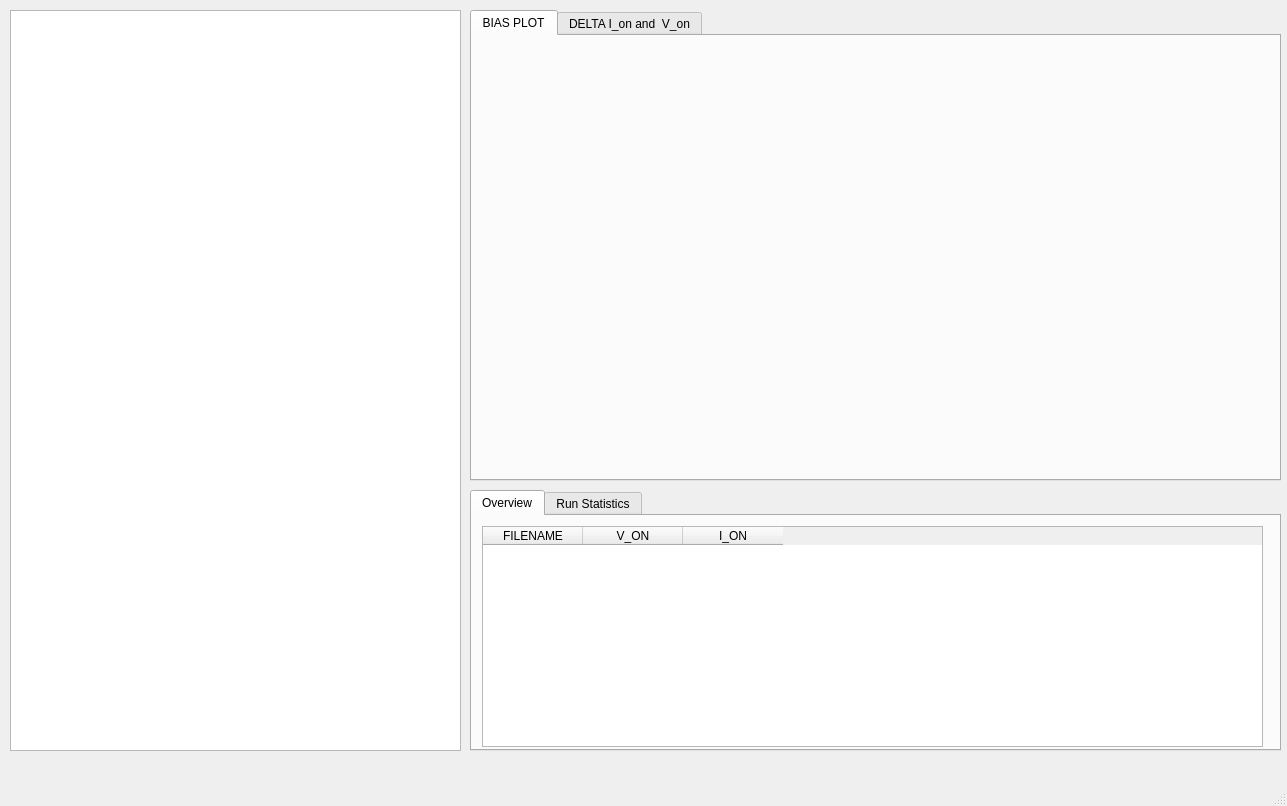
<?xml version="1.0" encoding="UTF-8"?>
<ui version="4.0">
 <class>MainWindow</class>
 <widget class="QMainWindow" name="MainWindow">
  <property name="geometry">
   <rect>
    <x>0</x>
    <y>0</y>
    <width>1287</width>
    <height>806</height>
   </rect>
  </property>
  <property name="windowTitle">
   <string>Bias Analyse</string>
  </property>
  <widget class="QWidget" name="centralwidget">
   <widget class="QTreeView" name="treeView">
    <property name="geometry">
     <rect>
      <x>10</x>
      <y>10</y>
      <width>451</width>
      <height>741</height>
     </rect>
    </property>
   </widget>
   <widget class="QTabWidget" name="tabWidget">
    <property name="geometry">
     <rect>
      <x>470</x>
      <y>490</y>
      <width>811</width>
      <height>261</height>
     </rect>
    </property>
    <property name="currentIndex">
     <number>0</number>
    </property>
    <widget class="QWidget" name="overviewTab">
     <attribute name="title">
      <string>Overview</string>
     </attribute>
     <widget class="QTableWidget" name="statTable">
      <property name="geometry">
       <rect>
        <x>10</x>
        <y>10</y>
        <width>781</width>
        <height>221</height>
       </rect>
      </property>
      <column>
       <property name="text">
        <string>FILENAME</string>
       </property>
      </column>
      <column>
       <property name="text">
        <string>V_ON</string>
       </property>
      </column>
      <column>
       <property name="text">
        <string>I_ON</string>
       </property>
      </column>
     </widget>
    </widget>
    <widget class="QWidget" name="runstatTab">
     <attribute name="title">
      <string>Run Statistics</string>
     </attribute>
     <widget class="QTableWidget" name="tableWidget">
      <property name="geometry">
       <rect>
        <x>10</x>
        <y>10</y>
        <width>361</width>
        <height>221</height>
       </rect>
      </property>
      <column>
       <property name="text">
        <string>SWEEP INTERVAL</string>
       </property>
      </column>
      <column>
       <property name="text">
        <string>DELTA I_ON</string>
       </property>
      </column>
      <column>
       <property name="text">
        <string>DELTA V_ON</string>
       </property>
      </column>
     </widget>
     <widget class="QWidget" name="verticalLayoutWidget">
      <property name="geometry">
       <rect>
        <x>430</x>
        <y>20</y>
        <width>231</width>
        <height>141</height>
       </rect>
      </property>
      <layout class="QVBoxLayout" name="verticalLayout">
       <item>
        <layout class="QFormLayout" name="formLayout">
         <property name="fieldGrowthPolicy">
          <enum>QFormLayout::AllNonFixedFieldsGrow</enum>
         </property>
         <item row="0" column="0">
          <widget class="QLabel" name="label">
           <property name="text">
            <string>Current V_On [A]</string>
           </property>
          </widget>
         </item>
         <item row="0" column="1">
          <widget class="QLineEdit" name="current_v_on"/>
         </item>
         <item row="1" column="0">
          <widget class="QLabel" name="label_2">
           <property name="text">
            <string>Voltage I_On [V]</string>
           </property>
          </widget>
         </item>
         <item row="1" column="1">
          <widget class="QLineEdit" name="voltage_i_on"/>
         </item>
         <item row="2" column="1">
          <widget class="QPushButton" name="calcStat">
           <property name="text">
            <string>Calculate statistics</string>
           </property>
          </widget>
         </item>
         <item row="3" column="1">
          <widget class="QPushButton" name="resetStatConst">
           <property name="text">
            <string>Reset Defaults</string>
           </property>
          </widget>
         </item>
        </layout>
       </item>
      </layout>
     </widget>
    </widget>
   </widget>
   <widget class="QTabWidget" name="tabWidget_2">
    <property name="geometry">
     <rect>
      <x>470</x>
      <y>10</y>
      <width>811</width>
      <height>471</height>
     </rect>
    </property>
    <property name="currentIndex">
     <number>0</number>
    </property>
    <widget class="QWidget" name="tab">
     <attribute name="title">
      <string>BIAS PLOT</string>
     </attribute>
     <widget class="matplotlibWidget" name="plotwidget" native="true">
      <property name="geometry">
       <rect>
        <x>10</x>
        <y>10</y>
        <width>781</width>
        <height>431</height>
       </rect>
      </property>
     </widget>
    </widget>
    <widget class="QWidget" name="tab_2">
     <attribute name="title">
      <string>DELTA I_on and  V_on</string>
     </attribute>
     <widget class="statplotlibWidget" name="statPlot" native="true">
      <property name="geometry">
       <rect>
        <x>10</x>
        <y>10</y>
        <width>791</width>
        <height>421</height>
       </rect>
      </property>
     </widget>
    </widget>
   </widget>
  </widget>
  <widget class="QMenuBar" name="menubar">
   <property name="geometry">
    <rect>
     <x>0</x>
     <y>0</y>
     <width>1287</width>
     <height>21</height>
    </rect>
   </property>
  </widget>
  <widget class="QStatusBar" name="statusbar"/>
 </widget>
 <customwidgets>
  <customwidget>
   <class>matplotlibWidget</class>
   <extends>QWidget</extends>
   <header>matplotlibWidgetFile</header>
   <container>1</container>
  </customwidget>
  <customwidget>
   <class>statplotlibWidget</class>
   <extends>QWidget</extends>
   <header>statplotlibWidgetFile</header>
   <container>1</container>
  </customwidget>
 </customwidgets>
 <resources/>
 <connections/>
</ui>
